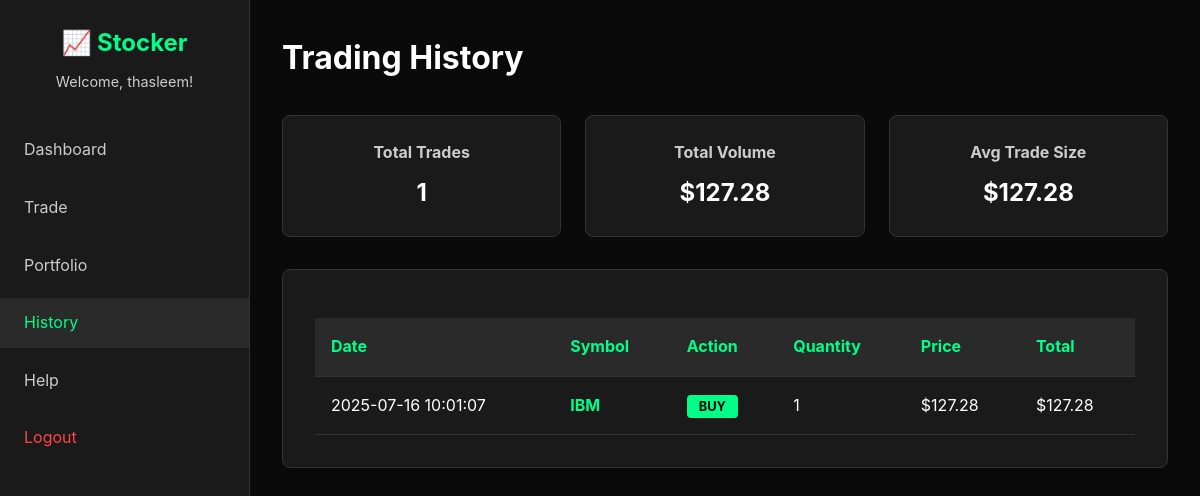
Screenshot of /history (signed in) with the database file from the repository.
### tables this page shows
CREATE TABLE trades (
            id INTEGER PRIMARY KEY AUTOINCREMENT,
            user_id INTEGER,
            symbol TEXT NOT NULL,
            action TEXT NOT NULL,
            quantity INTEGER NOT NULL,
            price REAL NOT NULL,
            total REAL NOT NULL,
            created_at TIMESTAMP DEFAULT CURRENT_TIMESTAMP,
            FOREIGN KEY (user_id) REFERENCES users (id)
        );

### app.py (the view)
@app.route('/history')
def history():
    if 'user_id' not in session or session['role'] != 'Trader':
        return redirect(url_for('login'))
    conn = sqlite3.connect('stocker.db')
    cursor = conn.cursor()
    cursor.execute('SELECT * FROM trades WHERE user_id = ? ORDER BY created_at DESC',
                  (session['user_id'],))
    trades = cursor.fetchall()
    conn.close()
    return render_template('history.html', trades=trades)

### templates/history.html (shortened to what this page needs)
<!DOCTYPE html>
<html lang="en">
<head>
    <link rel="stylesheet" href="{{ url_for('static', filename='styles.css') }}">
</head>
<body>
    <div class="dashboard-container">
        <nav class="sidebar">
            <div class="sidebar-header">
                <h2>📈 Stocker</h2>
                <p>Welcome, {{ session.username }}!</p>
            </div>
            <ul class="nav-menu">
                <li><a href="{{ url_for('dashboard') }}" class="nav-link">Dashboard</a></li>
                <li><a href="{{ url_for('trade') }}" class="nav-link">Trade</a></li>
                <li><a href="{{ url_for('portfolio') }}" class="nav-link">Portfolio</a></li>
                <li><a href="{{ url_for('history') }}" class="nav-link active">History</a></li>
                <li><a href="{{ url_for('help') }}" class="nav-link">Help</a></li>
                <li><a href="{{ url_for('logout') }}" class="nav-link logout">Logout</a></li>
            </ul>
        </nav>
        <main class="main-content">
            <div class="content-header">
                <h1>Trading History</h1>
            </div>
            <div class="history-container">
                {% if trades %}
                    <div class="history-stats">
                        <div class="stat-card">
                            <h3>Total Trades</h3>
                            <p>{{ trades|length }}</p>
                        </div>
                        <div class="stat-card">
                            <h3>Total Volume</h3>
                            <p>${{ "%.2f"|format(trades|sum(attribute=6)) }}</p>
                        </div>
                        <div class="stat-card">
                            <h3>Avg Trade Size</h3>
                            <p>${{ "%.2f"|format((trades|sum(attribute=6)) / trades|length) }}</p>
                        </div>
                    </div>
                    <div class="history-table">
                        <table class="data-table">
                            <thead>
                                <tr>
                                    <th>Date</th>
                                    <th>Symbol</th>
                                    <th>Action</th>
                                    <th>Quantity</th>
                                    <th>Price</th>
                                    <th>Total</th>
                                </tr>
                            </thead>
                            <tbody>
                                {% for trade in trades %}
                                    <tr>
                                        <td>{{ trade[7][:19] }}</td>
                                        <td class="symbol">{{ trade[2] }}</td>
                                        <td>
                                            <span class="action-badge {% if trade[3] == 'Buy' %}buy{% else %}sell{% endif %}">
                                                {{ trade[3] }}
                                            </span>
                                        </td>
                                        <td>{{ trade[4] }}</td>
                                        <td>${{ "%.2f"|format(trade[5]) }}</td>
                                        <td>${{ "%.2f"|format(trade[6]) }}</td>
                                    </tr>
                                {% endfor %}
                            </tbody>
                        </table>
                    </div>
                {% else %}
                    <div class="empty-history">
                        <h2>No Trading History</h2>
                        <p>You haven't made any trades yet.</p>
                        <a href="{{ url_for('trade') }}" class="btn btn-primary">Start Trading</a>
                    </div>
                {% endif %}
            </div>
        </main>
    </div>
</body>
</html>

### static/styles.css (style rules this page uses)
* { margin: 0; padding: 0; box-sizing: border-box; }
body { font-family: -apple-system, BlinkMacSystemFont, 'Segoe UI', Roboto, Oxygen, Ubuntu, Cantarell, sans-serif; background-color: #0a0a0a; color: #ffffff; line-height: 1.6; }
.dashboard-container { display: flex; min-height: 100vh; }
.sidebar { width: 250px; background-color: #1a1a1a; border-right: 1px solid #333; padding: 1.5rem 0; }
.sidebar-header { padding: 0 1.5rem; margin-bottom: 2rem; text-align: center; }
.sidebar-header h2 { color: #00ff88; margin-bottom: 0.5rem; }
.sidebar-header p { color: #ccc; font-size: 0.9rem; }
.nav-menu { list-style: none; }
.nav-menu li { margin-bottom: 0.5rem; }
.nav-link { display: block; padding: 0.75rem 1.5rem; color: #ccc; text-decoration: none; transition: all 0.3s ease; }
.nav-link:hover, .nav-link.active { background-color: #2a2a2a; color: #00ff88; }
.nav-link.logout { color: #ff4444; }
.main-content { flex: 1; padding: 2rem; background-color: #0a0a0a; }
.content-header { display: flex; justify-content: space-between; align-items: center; margin-bottom: 2rem; }
.content-header h1 { color: #fff; font-size: 2rem; }
.data-table { width: 100%; border-collapse: collapse; margin-top: 1rem; }
.data-table th, .data-table td { padding: 1rem; text-align: left; border-bottom: 1px solid #333; }
.data-table th { background-color: #2a2a2a; color: #00ff88; font-weight: bold; }
.symbol { font-weight: bold; color: #00ff88; }
.history-container { display: flex; flex-direction: column; gap: 2rem; }
.history-stats { display: grid; grid-template-columns: repeat(auto-fit, minmax(200px, 1fr)); gap: 1.5rem; }
.stat-card { background-color: #1a1a1a; border: 1px solid #333; border-radius: 8px; padding: 1.5rem; text-align: center; }
.stat-card h3 { color: #ccc; margin-bottom: 0.5rem; font-size: 1rem; }
.stat-card p { color: #fff; font-size: 1.5rem; font-weight: bold; }
.history-table { background-color: #1a1a1a; border: 1px solid #333; border-radius: 8px; padding: 2rem; }
.action-badge { padding: 0.25rem 0.75rem; border-radius: 4px; font-size: 0.8rem; font-weight: bold; text-transform: uppercase; }
.action-badge.buy { background-color: #00ff88; color: #000; }

### rows the page displays
trades: created_at "2025-07-16 10:01:07", symbol "IBM", action "BUY", quantity "1", price "127.28", total "127.28"

### other values shown
{{ session.username }} "thasleem"
{{ trades|length }} "1"
{{ "%.2f"|format(trades|sum(attribute=6)) }} "127.28"
{{ "%.2f"|format((trades|sum(attribute=6)) / trades|length) }} "127.28"
